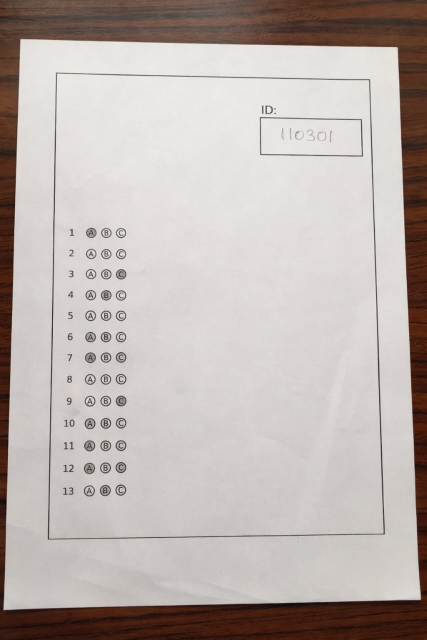
#> input picture Bubble_Sheet_Dataset/4/modified_2_id.jpeg, 853 x 1280 px (shown at 1/2 size)
$ jupyter execute --allow-errors module_2.ipynb   (shell and % lines are left out)
#> lines starting #> are read from the running program, lines starting #| are printed output that depends on the picture; after the words box and inside, x2 and y2 are one past the last pixel; in counts of white or black regions, pixels touching at a corner belong together
### commonfunctions.py
import skimage.io as io
import matplotlib.pyplot as plt
import numpy as np
from skimage.exposure import histogram, equalize_hist , equalize_adapthist
from matplotlib.pyplot import bar
from skimage.color import rgb2gray,rgb2hsv,rgba2rgb
import cv2 as cv2
# Convolution:
from scipy.signal import convolve2d
from scipy import fftpack
import math

from skimage.util import random_noise
from skimage.filters import median, gaussian, threshold_local
from skimage.feature import canny
from skimage.measure import label
from skimage.color import label2rgb
from skimage.transform import hough_line, hough_line_peaks,probabilistic_hough_line, rotate
from skimage.exposure import adjust_gamma

# Edges
from skimage.filters import sobel_h, sobel, sobel_v,roberts, prewitt

# Morphological
from skimage.morphology import binary_erosion, binary_dilation, binary_closing, binary_opening, skeletonize, thin
from skimage.measure import find_contours
from skimage.draw import rectangle
from skimage.transform import ProjectiveTransform, warp

# Excel Generation
import pandas as pd

# Show the figures / plots inside the notebook
def show_images(images,titles=None):
    #This function is used to show image(s) with titles by sending an array of images and an array of associated titles.
    # images[0] will be drawn with the title titles[0] if exists
    # You aren't required to understand this function, use it as-is.
    n_ims = len(images)
    if titles is None: titles = ['(%d)' % i for i in range(1,n_ims + 1)]
    fig = plt.figure()
    n = 1
    for image,title in zip(images,titles):
        a = fig.add_subplot(1,n_ims,n)
        if image.ndim == 2:
            plt.gray()
        plt.imshow(image)
        a.set_title(title)
        n += 1
    fig.set_size_inches(np.array(fig.get_size_inches()) * n_ims)
    plt.show()


def showHist(img,histogramImg):
    plt.figure()
    bar(histogramImg[1]*255, histogramImg[0], width=0.8, align='center')


def order_points(pts): # take 4 points and orders them as follows:top left,top right,bottom left,bottom right
    rectangle=np.zeros((4,2), dtype= np.float32 )

    s=pts.sum(axis=1) # the top left 3andaha smallest x+y w bottom rught akbar
    rectangle[0]=pts[np.argmin(s)]
    rectangle[2]=pts[np.argmax(s)]

    difference=np.diff(pts,axis=1) # top right 3andaha smallest y-x w bottom right akbar
    rectangle[1]=pts[np.argmin(difference)]
    rectangle[3]=pts[np.argmax(difference)]

    return rectangle

#takes 4 corners of paper and then warps them into a perfect rectangular zy akenak bt3ml scan l war2a on camscanner
def four_point(image,pts):
    rectangle=order_points(pts)

    top_left,top_right,bottom_right,bottom_left=rectangle

    bottom_edge_width=np.linalg.norm(bottom_right-bottom_left)
    top_edge_width=np.linalg.norm(top_right-top_left)
    maxwidth=int(max(bottom_edge_width,top_edge_width)) # 34an amna3 hetta tkoon cropped f ba5od el max

    right_edge_height=np.linalg.norm(top_right-bottom_right)
    left_edge_height=np.linalg.norm(top_left-bottom_left)
    maxheight=int(max(right_edge_height,left_edge_height))

    #ba7ot el 4 ordered points into a rectangle
    final_rectangle=np.array([[0,0],[maxwidth-1,0],[maxwidth-1,maxheight-1],[0,maxheight-1] ],dtype=np.float32 )
    #this produces a 3x3 homography matrix which encodes rotation,translation,scaling
    mapping=cv2.getPerspectiveTransform(rectangle,final_rectangle)
    #to apply warping for every pixel in the paper from the top till the bottom
    result=cv2.warpPerspective(image,mapping,(maxwidth,maxheight))

    return result

#it takes image and tries to find the 4 corner points to apply warping on it
def detect_document_contour(image):
    if image.shape[2] > 3:
        image = image[:, :, :3]
    gray=rgb2gray(image)
    gray_blurred=gaussian(gray,sigma=1)
    edges = canny(gray_blurred, sigma=1, low_threshold=30/255, high_threshold=100/255).astype(np.uint8) * 255
    kernel = cv2.getStructuringElement(cv2.MORPH_RECT, (7,7))
    edges = cv2.morphologyEx(edges, cv2.MORPH_CLOSE, kernel, iterations=2)

    contours, _ = cv2.findContours(edges, cv2.RETR_EXTERNAL, cv2.CHAIN_APPROX_SIMPLE)#retr-external to retun the outer contour , msh 3ayez el table grid contour
    if not contours:
        return None

    contours = sorted(contours, key=cv2.contourArea, reverse=True) # 34an a sort el contour from largest(paper) to smallest

    for c in contours[:10]:
        peri = cv2.arcLength(c, True)
        for eps in [0.01, 0.02, 0.03, 0.04, 0.05]:
            approx = cv2.approxPolyDP(c, eps * peri, True)
            if len(approx) == 4:
                return approx.reshape(4, 2)

    # to get the best rectangle even if not perfect contour
    rect = cv2.minAreaRect(contours[0])
    box = cv2.boxPoints(rect)
    return box.astype(np.float32)


def deskew(image):
    result=np.zeros_like(image)
    edge=canny(image,sigma=1,low_threshold=10,high_threshold=70)
    lines=probabilistic_hough_line(edge,line_length=80,line_gap=5)

    if not lines:
        return image

    #Storing angles of lines detected
    angles=[]

    for(x0,y0),(x1,y1) in lines:
        delta_x=x1-x0
        delta_y=y1-y0
        ang=np.degrees(np.arctan2(delta_y,delta_x))

        while ang>90:
            ang-=180

        while ang<-90:
            ang+=180

        angles.append(ang)

    horizontal=[a for a in angles if abs(a)<45] #to keep the sllightly tilted rows
    if len(horizontal)<3:
        return image

    skew=float(np.median(horizontal)) #to avoid extreme outlier eno ybawaz el angles ely tal3a
    skew = float(np.clip(skew, -10, 10))  # prevent over-rotation

    rotated =rotate(image,angle=-skew,resize=False, preserve_range=True )
    return rotated

def preprocessing(image):
    doc_cont=detect_document_contour(image)
    warped=four_point(image,doc_cont)

    image_gray = rgb2gray(warped)

    image_deskewed=deskew(image_gray)

    return image_deskewed

# [18 lines left out: function export_excel, not called in this run]

### module_2.ipynb
[cell 1]
from commonfunctions import *

## Preprocessing

[cell 2]
def preprocess_bubble(image):
    pre_processed_image = preprocessing(image)
    original_h, original_w = pre_processed_image.shape[:2]
    target_width = 1000
    scale = target_width / float(original_w)
    target_height = int(original_h * scale)
    image_resized = cv2.resize(pre_processed_image, (target_width, target_height))
    return image_resized

[cell 3]
# image = cv2.imread("./Bubble_Sheet_Dataset/1/ID2Q13CH3-20220106T190109Z-001/ID2Q13CH3/IMG_6233.JPG")
image = cv2.imread("./Bubble_Sheet_Dataset/4/modified_2_id.jpeg")
#> image is the input picture: shape (1280, 853, 3); mean B, G, R 175, 179.2, 188.4
print(image.shape)
#| (1280, 853, 3)
pre_processed_image = preprocess_bubble(image)
#> in detect_document_contour, `gray=rgb2gray(image)`:
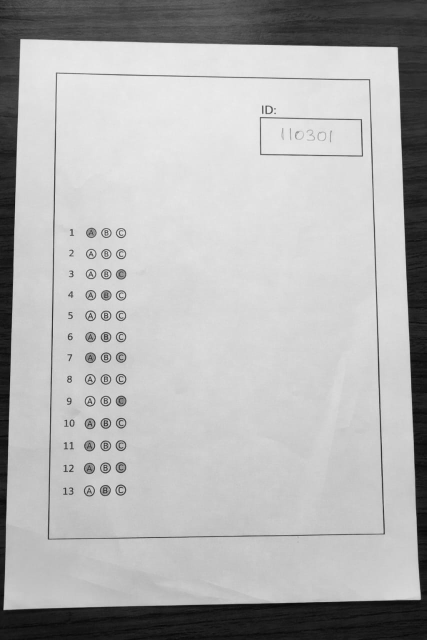
#> gray: shape (1280, 853) float64 (shown at 1/2 size); min 0.0169, max 0.974, mean 0.702
#> in detect_document_contour, `edges = canny(gray_blurred, sigma=1, low_threshold=30/255, high_thresh..`:
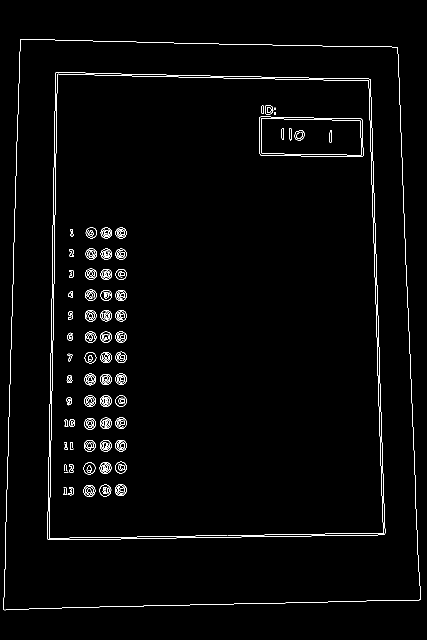
#> edges: shape (1280, 853) (shown at 1/2 size); 1.7% white in thin lines or dots, all inside (x1, y1, x2, y2) = (6, 78, 842, 1221)
#> in detect_document_contour, `edges = cv2.morphologyEx(edges, cv2.MORPH_CLOSE, kernel, iterations=2)`:
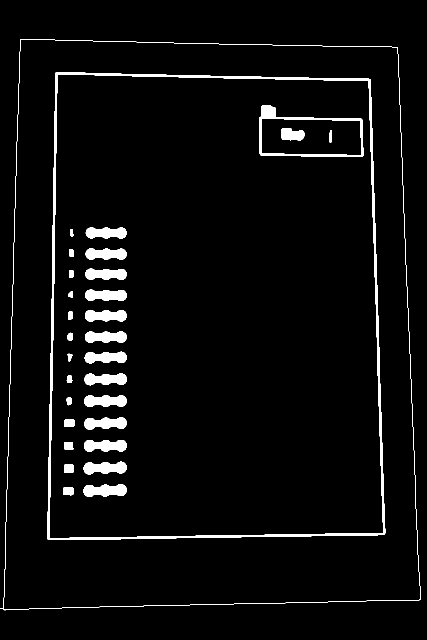
#> edges: shape (1280, 853) (shown at 1/2 size); 4.1% white; 31 white regions
#> in detect_document_contour, `contours, _ = cv2.findContours(edges, cv2.RETR_EXTERNAL, cv2.CHAIN_APP..`: contours = 1 contour; box (x1, y1, x2, y2) and area: (0, 78, 842, 1221) 890804
#> the loop in detect_document_contour, `for c in contours[:10]:` made 1 pass
#> peri on pass 1: 3894.5
#> in preprocessing, `doc_cont=detect_document_contour(image)`: doc_cont = [[41, 78], [0, 1217], [840, 1199], [795, 95]]
#> in order_points, `s=pts.sum(axis=1)`: s = [119, 1217, 2039, 890]
#> in order_points, `difference=np.diff(pts,axis=1)`: difference = [37, 1217, 359, -700]
#> in four_point, `rectangle=order_points(pts)`: rectangle = [[41, 78], [795, 95], [840, 1199], [0, 1217]]
#> in four_point, `top_left,top_right,bottom_right,bottom_left=rectangle`: top_left = [41, 78]; top_right = [795, 95]; bottom_right = [840, 1199]; bottom_left = [0, 1217]
#> in four_point, `bottom_edge_width=np.linalg.norm(bottom_right-bottom_left)`: bottom_edge_width = 840.2
#> in four_point, `top_edge_width=np.linalg.norm(top_right-top_left)`: top_edge_width = 754.2
#> in four_point, `maxwidth=int(max(bottom_edge_width,top_edge_width))`: maxwidth = 840
#> in four_point, `right_edge_height=np.linalg.norm(top_right-bottom_right)`: right_edge_height = 1104.9
#> in four_point, `left_edge_height=np.linalg.norm(top_left-bottom_left)`: left_edge_height = 1139.7
#> in four_point, `maxheight=int(max(right_edge_height,left_edge_height))`: maxheight = 1139
#> in four_point, `final_rectangle=np.array([[0,0],[maxwidth-1,0],[maxwidth-1,maxheight-1..`: final_rectangle = [[0, 0], [839, 0], [839, 1138], [0, 1138]]
#> in four_point, `mapping=cv2.getPerspectiveTransform(rectangle,final_rectangle)`: mapping = [[1.09, 0.0391, -47.58], [-0.0253, 1.12, -86.41], [-4.12e-05, 0.000101, 1]]
#> in four_point, `result=cv2.warpPerspective(image,mapping,(maxwidth,maxheight))`:
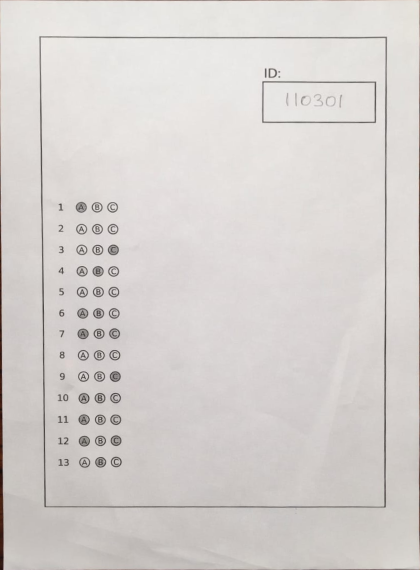
#> result: shape (1139, 840, 3) (shown at 1/2 size); mean B, G, R 207.1, 209.5, 214
#> in deskew, `lines=probabilistic_hough_line(edge,line_length=80,line_gap=5)`: lines = []
print(pre_processed_image.shape)
#| (1355, 1000)
show_images([image, pre_processed_image], ["Original", "Pre Processed"])
#> in show_images, `n_ims = len(images)`: n_ims = 2
#> the loop in show_images, `for image,title in zip(images,titles):` made 2 passes
#> (title, n) on passes 1 to 2: ('Original', 2), ('Pre Processed', 3)
#> after the loop in show_images, `for image,title in zip(images,titles):`: n = 3

## Extract Bubbles

[cell 4]
def find_bubbles(image_gray):
    """
    Detects bubbles in a grayscale image and returns them grouped by rows.
    This approach is generic and handles different numbers of questions/choices.
    """
    # convert the gray image (0 -> 1) to uint8 type and multiply by 255 becuase adaptiveThreshold function
    # deals with this type
    img_uint8 = (image_gray * 255).astype(np.uint8) if image_gray.dtype != np.uint8 else image_resized

    # get the binary image image because findCountours deals with binary only
    # we chose the invesrsed binary threshold because this is the type expected by findContours function
    _, binary_image = cv2.threshold(img_uint8, 165, 255, cv2.THRESH_BINARY_INV)

    # apply closing to fill the gaps in the circles which are marked.
    kernel = cv2.getStructuringElement(cv2.MORPH_ELLIPSE, (3, 3))
    closed = cv2.morphologyEx(binary_image, cv2.MORPH_CLOSE, kernel)
    show_images([image_gray, binary_image, closed], ['Resized Image', 'Inverse Binary Image', 'Closed Image'])

    # contours is a Python list of all the contours in the image.
    # Each individual contour is a Numpy array of (x,y) coordinates of boundary points of the object.
    # [[(x1,y1), (x2, y2)], [(x1,y1), (x2, y2)], [(x1,y1), (x2, y2)]]
    # we use RETR_EXTERNAL to only find external boundaries and ignore inner circles in letters like 'd'
    # and numbers like '9' or '0'
    contours, _ = cv2.findContours(closed, cv2.RETR_LIST, cv2.CHAIN_APPROX_SIMPLE)

    bubbles = []
    for cnt in contours:
        (x, y, w, h) = cv2.boundingRect(cnt)

        # The ratio of the width to the height of the bubble
        # A perfect circle or square has an aspect ratio of 1.0.
        aspect_ratio = w / float(h)

        ## countour area (number of pixels in this contour)
        area = cv2.contourArea(cnt)

        perimeter = cv2.arcLength(cnt, True)
        if perimeter == 0: continue

        circularity = 4 * np.pi * (area / (perimeter * perimeter))

        # Filter based on area and aspect ratio
        if  circularity >= 0.79 and area > 355 and aspect_ratio > 0.9:
            bubbles.append((x, y, w, h, cnt))

    if not bubbles:
        return []

    # group the bubbles into rows (Questions)
    # sort bubbles by their top-to-bottom position (y-coordinate)
    bubbles = sorted(bubbles, key=lambda b: b[1])

    rows = []
    if bubbles:
        current_row = [bubbles[0]]
        for i in range(1, len(bubbles)):
            # If the current bubble's Y is close to the previous one, it's the same row
            # threshold is roughly half the height of a bubble
            if abs(bubbles[i][1] - current_row[-1][1]) < (bubbles[i][3] / 2):
                current_row.append(bubbles[i])
            else:
                # Sort the completed row by left-to-right (x-coordinate)
                rows.append(sorted(current_row, key=lambda b: b[0]))
                current_row = [bubbles[i]]
        rows.append(sorted(current_row, key=lambda b: b[0]))

    return rows, closed

[cell 5]
rows, closed = find_bubbles(pre_processed_image)
#> in find_bubbles, `_, binary_image = cv2.threshold(img_uint8, 165, 255, cv2.THRESH_BINARY..`:
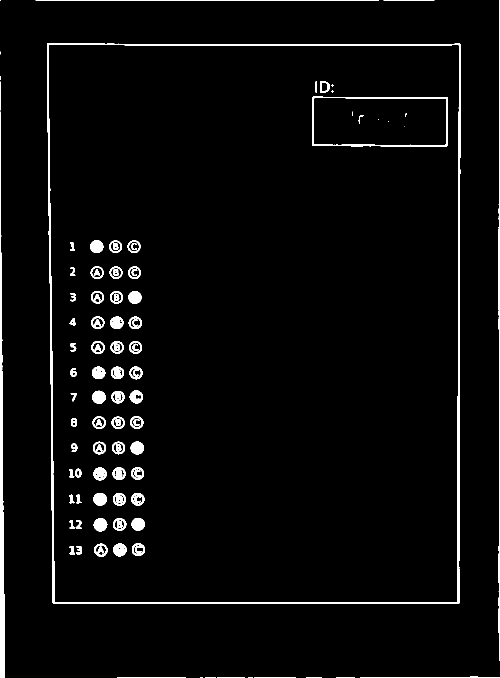
#> binary_image: shape (1355, 1000) (shown at 1/2 size); 3.2% white; 95 white regions (13 under 20 px), largest, box (x1, y1, x2, y2) and area: (94, 86, 921, 1208) 12960, (0, 223, 10, 1355) 5619, (997, 0, 1000, 1322) 2780
#> (the rest of the program and of its run is left out)
